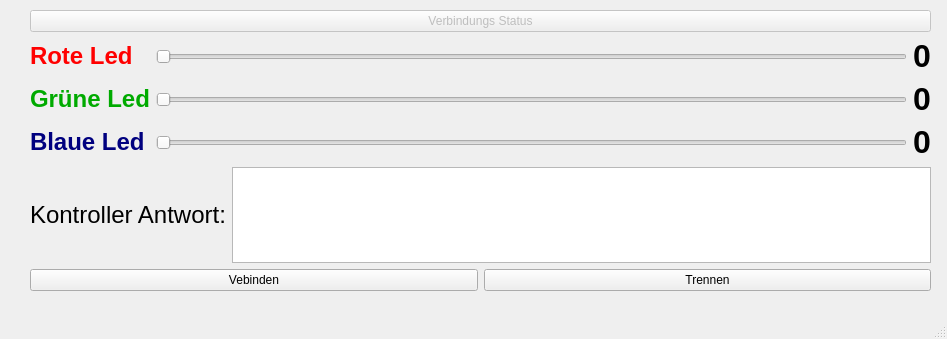
<?xml version="1.0" encoding="UTF-8"?>
<ui version="4.0">
 <class>Eps32RGB</class>
 <widget class="QMainWindow" name="Eps32RGB">
  <property name="geometry">
   <rect>
    <x>0</x>
    <y>0</y>
    <width>947</width>
    <height>339</height>
   </rect>
  </property>
  <property name="windowTitle">
   <string>Eps32RGB</string>
  </property>
  <widget class="QWidget" name="centralwidget">
   <widget class="QWidget" name="layoutWidget">
    <property name="geometry">
     <rect>
      <x>30</x>
      <y>10</y>
      <width>901</width>
      <height>281</height>
     </rect>
    </property>
    <layout class="QGridLayout" name="gridLayout_2">
     <item row="0" column="0" colspan="2">
      <widget class="QPushButton" name="btn_connection_state">
       <property name="enabled">
        <bool>false</bool>
       </property>
       <property name="text">
        <string>Verbindungs Status</string>
       </property>
       <property name="autoDefault">
        <bool>false</bool>
       </property>
       <property name="default">
        <bool>false</bool>
       </property>
       <property name="flat">
        <bool>false</bool>
       </property>
      </widget>
     </item>
     <item row="2" column="0">
      <widget class="QLabel" name="label">
       <property name="text">
        <string>&lt;html&gt;&lt;head/&gt;&lt;body&gt;&lt;p&gt;&lt;span style=&quot; font-size:18pt;&quot;&gt;Kontroller Antwort:&lt;/span&gt;&lt;/p&gt;&lt;/body&gt;&lt;/html&gt;</string>
       </property>
      </widget>
     </item>
     <item row="3" column="0" colspan="2">
      <layout class="QHBoxLayout" name="horizontalLayout">
       <item>
        <widget class="QPushButton" name="btn_Connect">
         <property name="text">
          <string>Vebinden</string>
         </property>
        </widget>
       </item>
       <item>
        <widget class="QPushButton" name="btn_Disconnect">
         <property name="text">
          <string>Trennen</string>
         </property>
        </widget>
       </item>
      </layout>
     </item>
     <item row="2" column="1">
      <widget class="QListWidget" name="lst_Output"/>
     </item>
     <item row="1" column="0" colspan="2">
      <layout class="QGridLayout" name="gridLayout">
       <item row="0" column="0" rowspan="2">
        <widget class="QLabel" name="label_4">
         <property name="text">
          <string>&lt;html&gt;&lt;head/&gt;&lt;body&gt;&lt;p&gt;&lt;span style=&quot; font-size:18pt; font-weight:600; color:#ff0000;&quot;&gt;Rote Led&lt;/span&gt;&lt;/p&gt;&lt;/body&gt;&lt;/html&gt;</string>
         </property>
        </widget>
       </item>
       <item row="2" column="0" rowspan="3">
        <widget class="QLabel" name="label_2">
         <property name="text">
          <string>&lt;html&gt;&lt;head/&gt;&lt;body&gt;&lt;p&gt;&lt;span style=&quot; font-size:18pt; font-weight:600; color:#00aa00;&quot;&gt;Grüne Led&lt;/span&gt;&lt;/p&gt;&lt;/body&gt;&lt;/html&gt;</string>
         </property>
        </widget>
       </item>
       <item row="2" column="2" rowspan="3">
        <widget class="QLabel" name="L_Green">
         <property name="text">
          <string>&lt;html&gt;&lt;head/&gt;&lt;body&gt;&lt;p&gt;&lt;span style=&quot; font-size:24pt; font-weight:600;&quot;&gt;0&lt;/span&gt;&lt;/p&gt;&lt;/body&gt;&lt;/html&gt;</string>
         </property>
        </widget>
       </item>
       <item row="2" column="1" rowspan="3">
        <widget class="QSlider" name="Sl_Green">
         <property name="maximum">
          <number>255</number>
         </property>
         <property name="orientation">
          <enum>Qt::Horizontal</enum>
         </property>
        </widget>
       </item>
       <item row="5" column="2">
        <widget class="QLabel" name="L_Blue">
         <property name="text">
          <string>&lt;html&gt;&lt;head/&gt;&lt;body&gt;&lt;p&gt;&lt;span style=&quot; font-size:24pt; font-weight:600;&quot;&gt;0&lt;/span&gt;&lt;/p&gt;&lt;/body&gt;&lt;/html&gt;</string>
         </property>
        </widget>
       </item>
       <item row="0" column="1" rowspan="2">
        <widget class="QSlider" name="Sl_Red">
         <property name="maximum">
          <number>255</number>
         </property>
         <property name="orientation">
          <enum>Qt::Horizontal</enum>
         </property>
        </widget>
       </item>
       <item row="5" column="1">
        <widget class="QSlider" name="Sl_Blue">
         <property name="maximum">
          <number>255</number>
         </property>
         <property name="orientation">
          <enum>Qt::Horizontal</enum>
         </property>
        </widget>
       </item>
       <item row="0" column="2" rowspan="2">
        <widget class="QLabel" name="L_Red">
         <property name="text">
          <string>&lt;html&gt;&lt;head/&gt;&lt;body&gt;&lt;p&gt;&lt;span style=&quot; font-size:24pt; font-weight:600;&quot;&gt;0&lt;/span&gt;&lt;/p&gt;&lt;/body&gt;&lt;/html&gt;</string>
         </property>
        </widget>
       </item>
       <item row="5" column="0">
        <widget class="QLabel" name="label_3">
         <property name="text">
          <string>&lt;html&gt;&lt;head/&gt;&lt;body&gt;&lt;p&gt;&lt;span style=&quot; font-size:18pt; font-weight:600; color:#00007f;&quot;&gt;Blaue Led&lt;/span&gt;&lt;/p&gt;&lt;/body&gt;&lt;/html&gt;</string>
         </property>
        </widget>
       </item>
      </layout>
     </item>
    </layout>
   </widget>
  </widget>
  <widget class="QMenuBar" name="menubar">
   <property name="geometry">
    <rect>
     <x>0</x>
     <y>0</y>
     <width>947</width>
     <height>20</height>
    </rect>
   </property>
  </widget>
  <widget class="QStatusBar" name="statusbar"/>
 </widget>
 <resources/>
 <connections/>
</ui>
